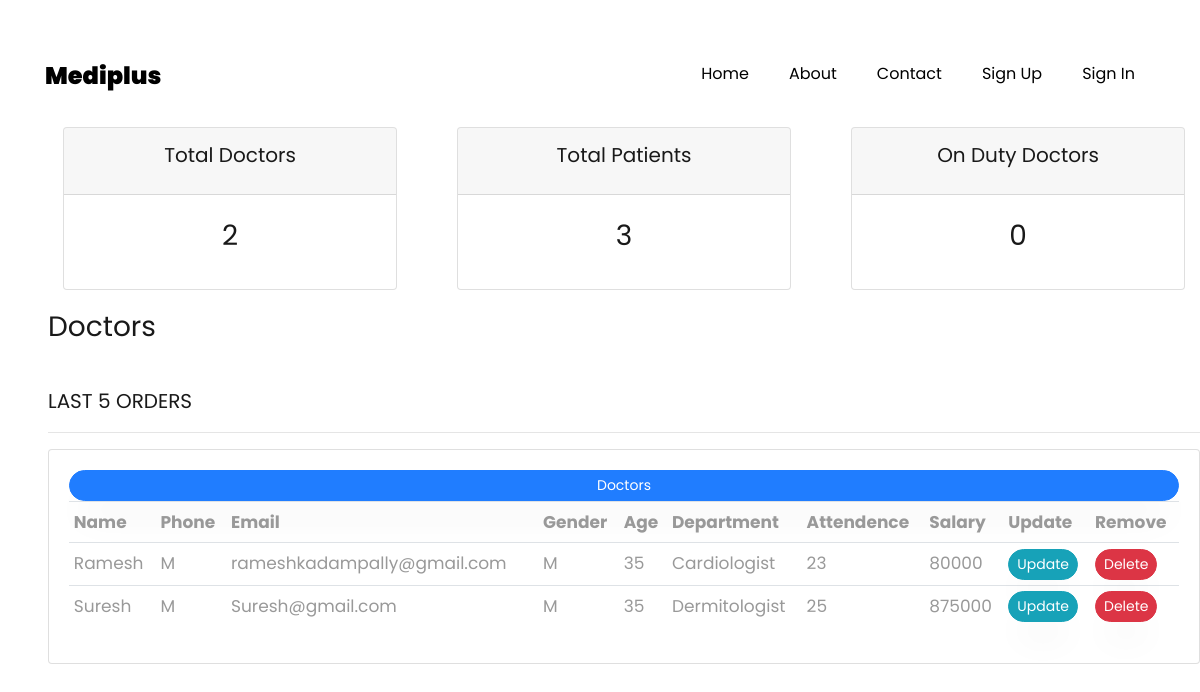
Page /Hr_Dashboard/ on the committed database.
### core/models.py (models this page shows, shortened)
class Doctor(models.Model):
    status_choices=(
        ('onduty','onduty'),
        ('offduty','offduty'),
    )
    user=models.OneToOneField(Users,on_delete=models.CASCADE,primary_key=True)
    Education=models.CharField(max_length=500)
    Specialization=models.CharField(max_length=500)
    AadharNo=models.IntegerField()
    Attendence=models.IntegerField(null=True,blank=True)
    Salary=models.IntegerField(null=True,blank=True)
    status=models.CharField(choices=status_choices,max_length=300)

class Users(AbstractUser):
    PATIENT=1
    DOCTOR=2
    HR=3
    RECEPTIONIST=4
    ROLE_CHOICES = (
        (PATIENT, 'Patient'),
        (DOCTOR, 'Doctor'),
        (HR,'HR'),
        (RECEPTIONIST,'Receptionist')
    )
    GENDER_CHOICES = (
        ('M', 'Male'),
        ('F', 'Female'),
        ('O', 'Other'),
    )
    role = models.PositiveSmallIntegerField(choices=ROLE_CHOICES,null=True,blank=True)
    gender = models.CharField(max_length=1, choices=GENDER_CHOICES)
    age=models.IntegerField(null=True,blank=True)
    phoneno=models.BigIntegerField(null=True,blank=True)
    address=models.TextField(null=True,blank=True)

### core/views.py (the view)
# urls.py: path('Hr_Dashboard/',views.hr_dashboard,name='Hr_Dashboard'),
def hr_dashboard(request):
    doctors = Doctor.objects.all()
    patients = Patient.objects.all()
    total_patients = patients.count()
    total_doctors = doctors.count()
    onduty_doctors = doctors.filter(status='onduty').count()
    context = {'total_doctors':total_doctors,
    'total_patients':total_patients,
    'onduty_doctors':onduty_doctors,'doctors':doctors }
    return render(request, 'Hr_Dashboard.html', context)

### core/templates/Hr_Dashboard.html
{% extends 'base.html' %}
{% load static %}
{% block content %}
<br>
<div class="row">
	<div class="col">
		<div class="col-md">
			<div class="card text-center text-white  mb-3" id="total-orders">
			  	<div class="card-header">
			  		<h5 class="card-title">Total Doctors</h5>
			  	</div>
			  	<div class="card-body">
			    	<h3 class="card-title">{{total_doctors}}</h3>
			  	</div>
			</div>
		</div>
	</div>
	<div class="col">
		<div class="col-md">
			<div class="card text-center text-white  mb-3" id="orders-delivered">
			  	<div class="card-header">
			  		<h5 class="card-title">Total Patients</h5>
			  	</div>
			  	<div class="card-body">
			    	<h3 class="card-title">{{total_patients}}</h3>
			  	</div>
			</div>
		</div>
	</div>
	<div class="col">
		<div class="col-md">
			<div class="card text-center text-white  mb-3" id="orders-pending">
			  	<div class="card-header">
			  		<h5 class="card-title">On Duty Doctors</h5>
			  	</div>
			  	<div class="card-body">
			    	<h3 class="card-title">{{onduty_doctors}}</h3>
			  	</div>
			</div>
		</div>
	</div>
</div>
<h3>
    Doctors
</h3>
<br>
<div class="row">
	<div class="col-md-12">
		<h5>LAST 5 ORDERS</h5>
		<hr>
		<div class="card card-body">
			<a class="btn btn-primary  btn-sm btn-block" href="#">Doctors</a>
			<table class="table table-sm">
				<tr>
					<th>Name</th>
					<th>Phone</th>
                    <th>Email</th>
                    <th>Gender</th>
                    <th>Age</th>
                    <th>Department</th>
                    <th>Attendence</th>
                    <th>Salary</th>
					<th>Update</th>
					<th>Remove</th>
				</tr>
				{% for d in doctors %}
					<tr>
						<td>{{d.user.username}}</td>
						<td>{{d.user.gender}}</td>
                        <td>{{d.user.email}}</td>
                        <td>{{d.user.gender}}</td>
                        <td>{{d.user.age}}</td>
                        <td>{{d.Specialization}}</td>
                        <td>{{d.Attendence}}</td>
                        <td>{{d.Salary}}</td>
                        <td><a class="btn btn-sm btn-info" href="{% url 'updateDoctorForm' d.user_id %}">Update</a></td>
						<td><a class="btn btn-sm btn-danger" href="{% url 'deleteDoctor' d.user_id %}">Delete</a></td>
					</tr>
				{% endfor %}
			</table>
		</div>
	</div>
</div>
{% endblock %}

### rows in the picture
Doctor: user.username "Ramesh", user.gender "M", user.email "rameshkadampally@gmail.com", user.age "35", Specialization "Cardiologist", Attendence "23", Salary "80000"
Doctor: user.username "Suresh", user.gender "M", user.email "Suresh@gmail.com", user.age "35", Specialization "Dermitologist", Attendence "25", Salary "875000"

### other values in the picture
{{ total_doctors }} "2"
{{ total_patients }} "3"
{{ onduty_doctors }} "0"
